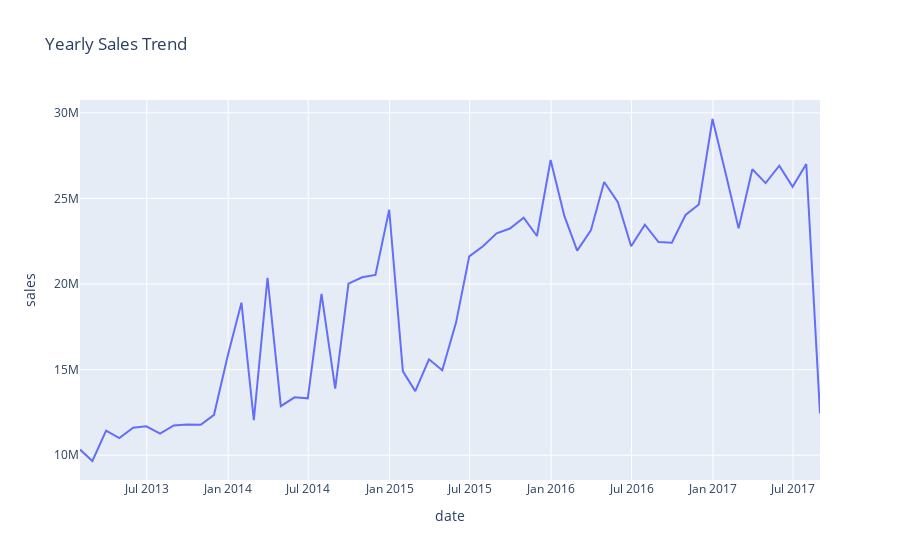

Here is the notebook cell this chart was saved with:
### Markdown cell above
#### Q3 Compare the sales for each month across the years and determine which month of which year had the highest sales.

### Code cell
###resample or groupby

train_copy.onpromotion.fillna(0,inplace = True)
# Downsample to monthly data by taking the mean
monthly_data = train_copy.sales.resample('ME').sum()



fig = px.line(monthly_data, x=monthly_data.index, y='sales', title='Yearly Sales Trend')

# Show the plot
fig.show()
